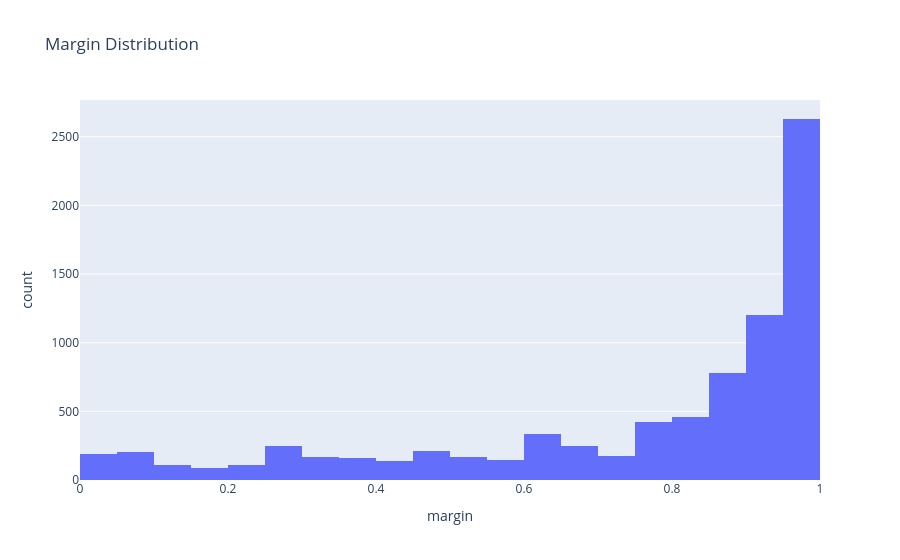

The notebook cell this image was saved under:
### Code cell
fig = px.histogram(data_frame=margin, x="margin", title="Margin Distribution")
fig.update_traces(
    xbins=dict(
        start=0.0,
        end=1.0,
        size=0.05,
    )
)
fig.show()

### Figure 1 — Plotly figure (JSON) as saved in the notebook; plotly's stock layout.template omitted (floating-point values rounded to 4 significant figures; data arrays with more than 128 entries replaced by an {"elided": "..."} marker saying what was removed)
{"data": [{"bingroup": "x", "hovertemplate": "margin=%{x}<br>count=%{y}<extra></extra>", "legendgroup": "", "marker": {"color": "#636efa", "pattern": {"shape": ""}}, "name": "", "orientation": "v", "showlegend": false, "x": {"elided": "8185 float values"}, "xaxis": "x", "yaxis": "y", "type": "histogram", "xbins": {"end": 1.0, "size": 0.05, "start": 0.0}}], "layout": {"xaxis": {"anchor": "y", "domain": [0.0, 1.0], "title": {"text": "margin"}}, "yaxis": {"anchor": "x", "domain": [0.0, 1.0], "title": {"text": "count"}}, "legend": {"tracegroupgap": 0}, "title": {"text": "Margin Distribution"}, "barmode": "relative"}}
